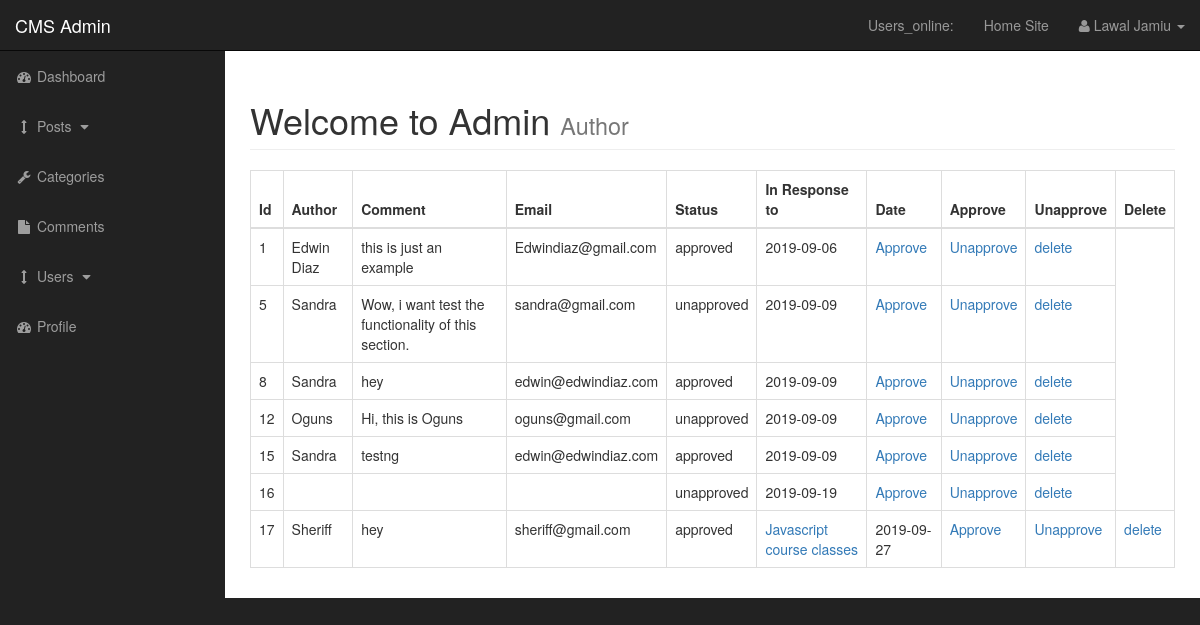
/admin/comment.php (signed in), run on the app's committed database.
### tables this page shows
CREATE TABLE `comments` (
  `comment_id` int(3) NOT NULL,
  `comment_post_id` int(3) NOT NULL,
  `comment_author` varchar(255) NOT NULL,
  `comment_email` varchar(255) NOT NULL,
  `comment_content` text NOT NULL,
  `comment_status` varchar(255) NOT NULL,
  `comment_date` date NOT NULL
);

CREATE TABLE `posts` (
  `post_id` int(3) NOT NULL,
  `post_category_id` int(3) NOT NULL,
  `post_title` varchar(255) NOT NULL,
  `post_author` varchar(255) NOT NULL,
  `post_date` date NOT NULL,
  `post_image` text NOT NULL,
  `post_content` text NOT NULL,
  `post_tags` varchar(255) NOT NULL,
  `post_comment_count` int(11) NOT NULL,
  `post_status` varchar(255) NOT NULL DEFAULT 'drafts',
  `post_views_count` int(3) NOT NULL
);

### admin/includes/view_all_comments.php (the view, shortened to what this page needs)
<table class="table table-bordered table-hover">
        <thead>
            <tr>
                <th>Id</th>
                <th>Author</th>
                <th>Comment</th>
                <th>Email</th>
                <th>Status</th>
                <th>In Response to</th>
                <th>Date</th>
                <th>Approve</th>
                <th>Unapprove</th>
                <th>Delete</th>
            </tr>
        </thead>
        <tbody>
            <?php
                $query="SELECT * FROM comments";
                $select_comment= mysqli_query($connection,$query);
                while($row= mysqli_fetch_assoc($select_comment)){
                $comment_id = $row['comment_id'];
                $comment_post_id  = $row['comment_post_id'];
                $comment_author  = $row['comment_author'];
                $comment_content  = $row['comment_content'];
                $comment_email  = $row['comment_email'];
                $comment_status  = $row['comment_status'];
                $comment_date  = $row['comment_date'];
                echo "<tr>";
                echo "<td>$comment_id</td>";
                echo "<td>$comment_author</td>";
                echo "<td>$comment_content</td>";
                echo "<td>$comment_email</td>";
                echo "<td>$comment_status </td>";
                $query = "SELECT * FROM posts WHERE post_id = '$comment_post_id' ";
                $select_post_id_query = mysqli_query($connection,$query);
                while($row = mysqli_fetch_assoc($select_post_id_query)){
                       $post_id = $row['post_id'];
                       $post_title = $row['post_title'];
                       echo "<td><a href='../post.php?p_id={$post_id}'>$post_title</a></td>";
                }
                echo "<td>$comment_date</td>";
                echo "<td><a href='comment.php?approved={$comment_id}'>Approve</a></td>";
                echo "<td><a href='comment.php?unapproved={$comment_id}'>Unapprove</a></td>";
                echo "<td><a href='comment.php?delete={$comment_id}'>delete</a></td>";
                echo "</tr>";
                }
            ?>
        </tbody>
    </table>

### admin/css/sb-admin.css (style rules this page uses)
body { margin-top: 100px; background-color: #222; }
@media (min-width:768px) { body { margin-top: 50px; } }

### data on the page
comments: comment_id "1", comment_author "Edwin Diaz", comment_content "this is just an example", comment_email "Edwindiaz@gmail.com", comment_status "approved", comment_date "2019-09-06"
comments: comment_id "5", comment_author "Sandra", comment_content "Wow, i want test the functionality of this section.", comment_email "sandra@gmail.com", comment_status "unapproved", comment_date "2019-09-09"
comments: comment_id "8", comment_author "Sandra", comment_content "hey", comment_email "edwin@edwindiaz.com", comment_status "approved", comment_date "2019-09-09"
comments: comment_id "12", comment_author "Oguns", comment_content "Hi, this is Oguns", comment_email "oguns@gmail.com", comment_status "unapproved", comment_date "2019-09-09"
comments: comment_id "15", comment_author "Sandra", comment_content "testng", comment_email "edwin@edwindiaz.com", comment_status "approved", comment_date "2019-09-09"
comments: comment_id "16", comment_status "unapproved", comment_date "2019-09-19"
comments: comment_id "17", comment_author "Sheriff", comment_content "hey", comment_email "sheriff@gmail.com", comment_status "approved", comment_date "2019-09-27"
posts: post_title "Javascript course classes"

### other printed values
$_SESSION['firstname'] "Lawal"
$_SESSION['lastname'] "Jamiu"
